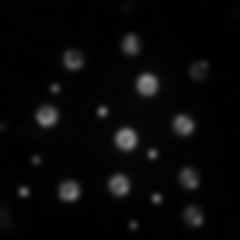
#> input picture analysis/outputs/run_001/difference_map/photo_0001_difference_map.png, 240 x 240 px; its folder holds only this picture in this run
$ python particle_analysis.py --input-dir ../outputs/run_001/difference_map --background-dir ../outputs/run_001/difference_map --output-dir out --fov-width-mm 1.0 --fov-height-mm 1.0
#> lines starting #> are read from the running program, lines starting #| are printed output that depends on the picture
#!/usr/bin/env python3
"""
Particle analysis pipeline for the ESP32-CAM Imaging Subsystem.

This script compares captured particle images against background images,
segments particles using grayscale difference and edge information, classifies
particles as circle, rod or irregular, and exports measurement tables and
visual debugging outputs.

The pipeline is designed for repeatable analysis runs:
- input images and background images are selected using command-line arguments;
- output folders are generated dynamically for every run;
- filenames use clean research/reporting names rather than temporary test labels;
- shape measurements are exported to CSV for report tables and further analysis.

Classes:
    circle      -> compact particles, including imperfect circles, ovals,
                   partial circles and semi-circles
    rod         -> long, narrow particles/sticks
    irregular   -> concave or rough particles that are not circle/rod-like

Detection uses grayscale information only. Colour images are used only for
annotated visual outputs.
"""

import argparse
import csv
import json
import math
from pathlib import Path
from typing import Dict, List, Tuple

import cv2
import numpy as np


IMAGE_EXTS = {".jpg", ".jpeg", ".png", ".bmp", ".tif", ".tiff", ".webp"}


# =============================================================================
# Arguments
# =============================================================================

def parse_args():
    p = argparse.ArgumentParser(
        description="Particle detector for circle, rod and irregular particles"
    )

    p.add_argument("--input-dir", required=True, help="Folder containing particle test images")
    p.add_argument("--background-dir", required=True, help="Folder containing no-particle background images")
    p.add_argument("--output-dir", required=True, help="Output folder")

    p.add_argument("--fov-width-mm", type=float, required=True, help="Physical width represented by full image")
    p.add_argument("--fov-height-mm", type=float, required=True, help="Physical height represented by full image")

    # Segmentation parameters
    p.add_argument("--min-area-px", type=float, default=45.0)
    p.add_argument("--max-area-px", type=float, default=12000.0)
    p.add_argument("--diff-sigma", type=float, default=3.0)
    p.add_argument("--min-diff-threshold", type=int, default=8)
    p.add_argument("--canny-low", type=int, default=20)
    p.add_argument("--canny-high", type=int, default=60)
    p.add_argument("--edge-dilate-k", type=int, default=3)
    p.add_argument("--close-k", type=int, default=5)
    p.add_argument("--open-k", type=int, default=3)

    # Optional: useful when testing exactly 3 physical objects.
    p.add_argument(
        "--expected-particles",
        type=int,
        default=0,
        help="If >0, keep only this many strongest detections per image"
    )

    # Rod rules. Rods must be clearly long and narrow.
    p.add_argument("--rod-aspect-min", type=float, default=2.35)
    p.add_argument("--rod-pca-ratio-min", type=float, default=2.45)
    p.add_argument("--min-rod-length-px", type=float, default=22.0)
    p.add_argument("--max-rod-width-px", type=float, default=18.0)
    p.add_argument("--rod-rectangularity-min", type=float, default=0.25)

    # Irregular shape rules.
    p.add_argument("--irregular-defects-min", type=int, default=3)
    p.add_argument("--irregular-solidity-max", type=float, default=0.86)
    p.add_argument("--irregular-radial-cv-min", type=float, default=0.12)
    p.add_argument("--irregular-min-defect-depth-px", type=float, default=1.5)
    p.add_argument("--irregular-hull-roughness-min", type=float, default=1.05)

    # Circle fallback. Anything compact and not irregular/rod becomes circle.
    p.add_argument("--circle-compact-aspect-max", type=float, default=2.20)
    p.add_argument("--circle-compact-pca-max", type=float, default=2.45)

    # Only ignore the fixed top-right LED/reflection artefact.
    p.add_argument(
        "--ignore-top-right-corner-px",
        type=int,
        default=34,
        help="Ignore only the fixed top-right LED/reflection artefact. Set 0 to disable."
    )

    p.add_argument("--no-labels", action="store_true", help="Draw shapes without text labels")

    return p.parse_args()


# =============================================================================
# Basic utilities
# =============================================================================

def ensure_dir(path: Path):
    path.mkdir(parents=True, exist_ok=True)


def list_images(folder: Path) -> List[Path]:
    return sorted([p for p in folder.iterdir() if p.suffix.lower() in IMAGE_EXTS])


def read_color(path: Path) -> np.ndarray:
    img = cv2.imread(str(path), cv2.IMREAD_COLOR)
    if img is None:
        raise ValueError(f"Could not read image: {path}")
    return img


def read_gray(path: Path) -> np.ndarray:
    img = cv2.imread(str(path), cv2.IMREAD_GRAYSCALE)
    if img is None:
        raise ValueError(f"Could not read image: {path}")
    return img


def odd_kernel_from_sigma(sigma: float) -> int:
    k = max(3, int(round(4 * sigma + 1)))
    return k if k % 2 == 1 else k + 1


def build_background_model(bg_dir: Path) -> Tuple[np.ndarray, int]:
    files = list_images(bg_dir)
    if not files:
        raise ValueError(f"No background images found in: {bg_dir}")

    stack = []
    base_shape = None

    for file in files:
        gray = read_gray(file)

        if base_shape is None:
            base_shape = gray.shape
        elif gray.shape != base_shape:
            gray = cv2.resize(
                gray,
                (base_shape[1], base_shape[0]),
                interpolation=cv2.INTER_AREA
            )

        stack.append(gray)

    background = np.median(np.stack(stack, axis=0), axis=0).astype(np.uint8)
    return background, len(files)


# =============================================================================
# Top-right LED/reflection exclusion
# =============================================================================

def apply_exclusion_zones(mask: np.ndarray, args) -> np.ndarray:
    """
    Remove only the fixed top-right LED/reflection artefact.

    The other edges/corners are not removed because real rods may appear there.
    """
    cleaned = mask.copy()
    h, w = cleaned.shape[:2]

    top_right = max(0, int(args.ignore_top_right_corner_px))

    if top_right > 0:
        cleaned[0:top_right, max(0, w - top_right):w] = 0

    return cleaned


# [15 lines left out: function component_inside_top_right_exclusion, not called in this run]


# =============================================================================
# Segmentation
# =============================================================================

def make_difference_map(
    gray: np.ndarray,
    background: np.ndarray,
    sigma: float
) -> Tuple[np.ndarray, np.ndarray]:

    if background.shape != gray.shape:
        background = cv2.resize(
            background,
            (gray.shape[1], gray.shape[0]),
            interpolation=cv2.INTER_AREA
        )

    diff_raw = cv2.absdiff(gray, background)

    k = odd_kernel_from_sigma(sigma)
    diff_blur = cv2.GaussianBlur(
        diff_raw,
        (k, k),
        sigmaX=sigma,
        sigmaY=sigma
    )

    return diff_raw, diff_blur


def threshold_difference(
    diff_blur: np.ndarray,
    min_threshold: int
) -> Tuple[int, np.ndarray]:

    otsu_threshold, _ = cv2.threshold(
        diff_blur,
        0,
        255,
        cv2.THRESH_BINARY + cv2.THRESH_OTSU
    )

    threshold_value = max(int(otsu_threshold), int(min_threshold))

    _, region_mask = cv2.threshold(
        diff_blur,
        threshold_value,
        255,
        cv2.THRESH_BINARY
    )

    return threshold_value, region_mask


def fill_edge_contours(edge_mask: np.ndarray) -> np.ndarray:
    contours, _ = cv2.findContours(
        edge_mask,
        cv2.RETR_EXTERNAL,
        cv2.CHAIN_APPROX_SIMPLE
    )

    filled = np.zeros_like(edge_mask)

    if contours:
        cv2.drawContours(
            filled,
            contours,
            -1,
            255,
            thickness=cv2.FILLED
        )

    return filled


def make_particle_mask(
    diff_blur: np.ndarray,
    region_mask: np.ndarray,
    args
) -> Tuple[np.ndarray, np.ndarray, np.ndarray]:

    edges = cv2.Canny(
        diff_blur,
        args.canny_low,
        args.canny_high
    )

    if args.edge_dilate_k > 1:
        k = cv2.getStructuringElement(
            cv2.MORPH_ELLIPSE,
            (args.edge_dilate_k, args.edge_dilate_k)
        )
        edges = cv2.dilate(edges, k, iterations=1)

    filled_edges = fill_edge_contours(edges)

    combined = cv2.bitwise_or(region_mask, filled_edges)

    # Remove only top-right LED/reflection artefact.
    combined = apply_exclusion_zones(combined, args)

    if args.close_k > 1:
        k = cv2.getStructuringElement(
            cv2.MORPH_ELLIPSE,
            (args.close_k, args.close_k)
        )
        combined = cv2.morphologyEx(
            combined,
            cv2.MORPH_CLOSE,
            k,
            iterations=1
        )

    if args.open_k > 1:
        k = cv2.getStructuringElement(
            cv2.MORPH_ELLIPSE,
            (args.open_k, args.open_k)
        )
        combined = cv2.morphologyEx(
            combined,
            cv2.MORPH_OPEN,
            k,
            iterations=1
        )

    # Apply again after morphology because closing can regrow pixels near the corner.
    combined = apply_exclusion_zones(combined, args)

    return edges, filled_edges, combined


# =============================================================================
# Shape features
# =============================================================================

# [355 lines left out: functions pca_features, convexity_defect_features, radial_variation, contour_features, classify_particle_shape, draw_detection, not called in this run]


def save_preview_grid(
    out_path: Path,
    images: List[np.ndarray],
    titles: List[str]
):
    tiles = []

    for i, im in enumerate(images):
        if im.ndim == 2:
            vis = cv2.cvtColor(im, cv2.COLOR_GRAY2BGR)
        else:
            vis = im.copy()

        vis = cv2.resize(
            vis,
            (240, 240),
            interpolation=cv2.INTER_AREA
        )

        if i < len(titles):
            cv2.putText(
                vis,
                titles[i],
                (7, 18),
                cv2.FONT_HERSHEY_SIMPLEX,
                0.48,
                (0, 255, 255),
                1,
                cv2.LINE_AA
            )

        tiles.append(vis)

    while len(tiles) < 6:
        tiles.append(np.zeros((240, 240, 3), dtype=np.uint8))

    grid = np.vstack([
        np.hstack(tiles[:3]),
        np.hstack(tiles[3:6])
    ])

    cv2.imwrite(str(out_path), grid)


def write_csv(path: Path, rows: List[Dict]):
    if not rows:
        path.write_text("", encoding="utf-8")
        return

    fieldnames = []

    for row in rows:
        for key in row.keys():
            if key not in fieldnames:
                fieldnames.append(key)

    with open(path, "w", newline="", encoding="utf-8") as f:
        writer = csv.DictWriter(f, fieldnames=fieldnames)
        writer.writeheader()
        writer.writerows(rows)


# =============================================================================
# Main
# =============================================================================

def main():
    args = parse_args()

    input_dir = Path(args.input_dir)
    background_dir = Path(args.background_dir)
    output_dir = Path(args.output_dir)

    dirs = {
        "grayscale": output_dir / "grayscale",
        "difference": output_dir / "difference_map",
        "edges": output_dir / "edges",
        "mask": output_dir / "particle_mask",
        "overlay": output_dir / "annotated_overlay",
        "preview": output_dir / "preview_grid",
        "debug": output_dir / "debug",
    }

    for d in dirs.values():
        ensure_dir(d)

    background, bg_count = build_background_model(background_dir)
#> in read_gray, img is the input picture: shape (240, 240); min 0, max 138, mean 8.4
#> bg_count = 1

    cv2.imwrite(
        str(output_dir / "median_background.png"),
        background
    )

    image_files = list_images(input_dir)

    if not image_files:
        raise ValueError(f"No images found in: {input_dir}")

    first = read_color(image_files[0])

    height, width = first.shape[:2]

    mm_per_px_x = args.fov_width_mm / float(width)
    mm_per_px_y = args.fov_height_mm / float(height)
    area_per_px_mm2 = mm_per_px_x * mm_per_px_y

    run_config = vars(args).copy()

    run_config.update({
        "image_width_px": width,
        "image_height_px": height,
        "mm_per_px_x": mm_per_px_x,
        "mm_per_px_y": mm_per_px_y,
        "area_per_px_mm2": area_per_px_mm2,
        "background_image_count": bg_count,
        "classification_policy": (
            "rod if clearly elongated; irregular if concave/rough; "
            "otherwise circle including imperfect/oval/semi-circle"
        ),
        "exclusion_policy": (
            "only the fixed top-right LED/reflection artefact is excluded"
        ),
    })

    (output_dir / "run_config.json").write_text(
        json.dumps(run_config, indent=2),
        encoding="utf-8"
    )

    all_measurements = []
    summaries = []

    for image_index, image_path in enumerate(image_files, start=1):
        stem = image_path.stem

        color = read_color(image_path)
        gray = cv2.cvtColor(color, cv2.COLOR_BGR2GRAY)

        diff_raw, diff_blur = make_difference_map(
            gray,
            background,
            args.diff_sigma
        )

        threshold_value, region_mask = threshold_difference(
            diff_blur,
            args.min_diff_threshold
        )
#> in threshold_difference, `otsu_threshold, _ = cv2.threshold( diff_blur, 0, 255, cv2.THRESH_BINAR..`: otsu_threshold = 0
#> in threshold_difference, `threshold_value = max(int(otsu_threshold), int(min_threshold))`: threshold_value = 8
#> threshold_value = 8

        edges, filled_edges, particle_mask = make_particle_mask(
            diff_blur,
            region_mask,
            args
        )
#> in fill_edge_contours, `contours, _ = cv2.findContours( edge_mask, cv2.RETR_EXTERNAL, cv2.CHAI..`: contours = []

        contours, _ = cv2.findContours(
            particle_mask,
            cv2.RETR_EXTERNAL,
            cv2.CHAIN_APPROX_SIMPLE
        )
#> contours = []

        detections = []

        for contour in contours:
            features = contour_features(contour, diff_blur)

            if features["area_px"] < args.min_area_px:
                continue

            if features["area_px"] > args.max_area_px:
                continue

            if component_inside_top_right_exclusion(features, gray.shape, args):
                continue

            shape, reason = classify_particle_shape(features, args)

            detections.append({
                "contour": contour,
                "features": features,
                "shape": shape,
                "reason": reason,
            })
#> this loop made 0 passes
#> after the loop, detections = []

        # Optional controlled-test filter.
        detections.sort(
            key=lambda d: d["features"]["confidence_score"],
            reverse=True
        )

        if args.expected_particles and args.expected_particles > 0:
            detections = detections[:args.expected_particles]

        # Stable numbering: top-to-bottom, then left-to-right.
        detections.sort(
            key=lambda d: (
                d["features"]["centroid_y_px"],
                d["features"]["centroid_x_px"]
            )
        )

        annotated = color.copy()

        counts = {
            "circle": 0,
            "rod": 0,
            "irregular": 0
        }

        area_sums = {
            "circle": 0.0,
            "rod": 0.0,
            "irregular": 0.0
        }

        for obj_id, det in enumerate(detections, start=1):
            features = det["features"]
            shape = det["shape"]
            contour = det["contour"]

            draw_detection(
                annotated,
                contour,
                features,
                shape,
                obj_id,
                mm_per_px_x,
                mm_per_px_y,
                draw_labels=not args.no_labels
            )

            area_mm2 = features["area_px"] * area_per_px_mm2
            avg_mm_per_px = (mm_per_px_x + mm_per_px_y) / 2.0

            if shape == "circle":
                (_, _), radius = cv2.minEnclosingCircle(contour)

                primary_size_mm = 2.0 * float(radius) * avg_mm_per_px
                primary_size_name = "circle_diameter_mm"

            elif shape == "rod":
                primary_size_mm = features["major_axis_px"] * avg_mm_per_px
                primary_size_name = "rod_length_mm"

            else:
                primary_size_mm = features["equivalent_diameter_px"] * avg_mm_per_px
                primary_size_name = "irregular_equiv_diameter_mm"

            counts[shape] += 1
            area_sums[shape] += area_mm2

            row = {
                "image_index": image_index,
                "image_name": image_path.name,
                "object_id": obj_id,
                "shape_class": shape,
                "classification_reason": det["reason"],
                "centroid_x_px": round(features["centroid_x_px"], 2),
                "centroid_y_px": round(features["centroid_y_px"], 2),
                "area_px": round(features["area_px"], 2),
                "area_mm2": round(area_mm2, 4),
                "primary_size_name": primary_size_name,
                "primary_size_mm": round(primary_size_mm, 4),
                "equivalent_diameter_px": round(features["equivalent_diameter_px"], 2),
                "equivalent_diameter_mm": round(features["equivalent_diameter_px"] * avg_mm_per_px, 4),
                "major_axis_px": round(features["major_axis_px"], 2),
                "minor_axis_px": round(features["minor_axis_px"], 2),
                "major_axis_mm": round(features["major_axis_px"] * avg_mm_per_px, 4),
                "minor_axis_mm": round(features["minor_axis_px"] * avg_mm_per_px, 4),
                "aspect_ratio": round(features["aspect_ratio"], 4),
                "pca_ratio": round(features["pca_ratio"], 4),
                "circularity": round(features["circularity"], 4),
                "solidity": round(features["solidity"], 4),
                "rectangularity": round(features["rectangularity"], 4),
                "radial_cv": round(features["radial_cv"], 4),
                "convexity_defect_count": features["convexity_defect_count"],
                "max_defect_depth_px": round(features["max_defect_depth_px"], 3),
                "hull_roughness": round(features["hull_roughness"], 4),
                "mean_diff": round(features["mean_diff"], 3),
                "diff_threshold_used": threshold_value,
            }

            all_measurements.append(row)
#> after the loop, all_measurements = []; area_sums = {'circle': 0, 'rod': 0, 'irregular': 0}; counts = {'circle': 0, 'rod': 0, 'irregular': 0}

        summaries.append({
            "image_index": image_index,
            "image_name": image_path.name,
            "circle_count": counts["circle"],
            "rod_count": counts["rod"],
            "irregular_count": counts["irregular"],
            "total_count": sum(counts.values()),
            "circle_total_area_mm2": round(area_sums["circle"], 4),
            "rod_total_area_mm2": round(area_sums["rod"], 4),
            "irregular_total_area_mm2": round(area_sums["irregular"], 4),
            "total_particle_area_mm2": round(sum(area_sums.values()), 4),
            "coverage_percent_of_85x85_fov": round(
                100.0 * sum(area_sums.values()) /
                (args.fov_width_mm * args.fov_height_mm),
                4
            ),
        })

        cv2.imwrite(
            str(dirs["grayscale"] / f"{stem}_grayscale.png"),
            gray
        )

        cv2.imwrite(
            str(dirs["difference"] / f"{stem}_difference_map.png"),
            diff_blur
        )

        cv2.imwrite(
            str(dirs["edges"] / f"{stem}_edges.png"),
            edges
        )

        cv2.imwrite(
            str(dirs["mask"] / f"{stem}_particle_mask.png"),
            particle_mask
        )

        cv2.imwrite(
            str(dirs["overlay"] / f"{stem}_annotated_overlay.png"),
            annotated
        )

        debug_stack = np.hstack([
            cv2.cvtColor(diff_raw, cv2.COLOR_GRAY2BGR),
            cv2.cvtColor(diff_blur, cv2.COLOR_GRAY2BGR),
            cv2.cvtColor(filled_edges, cv2.COLOR_GRAY2BGR),
        ])
#> debug_stack: shape (240, 720, 3); every value is 0

        cv2.imwrite(
            str(dirs["debug"] / f"{stem}_debug_stack.png"),
            debug_stack
        )

        save_preview_grid(
            dirs["preview"] / f"{stem}_preview_grid.png",
            [gray, diff_blur, edges, region_mask, particle_mask, annotated],
            ["grayscale", "difference", "edges", "region", "mask", "overlay"]
        )
#> the loop in save_preview_grid, `for i, im in enumerate(images):` made 6 passes
#> after the loop in save_preview_grid, `for i, im in enumerate(images):`: tiles = 6 items
#> in save_preview_grid, `grid = np.vstack([ np.hstack(tiles[:3]), np.hstack(tiles[3:6]) ])`:
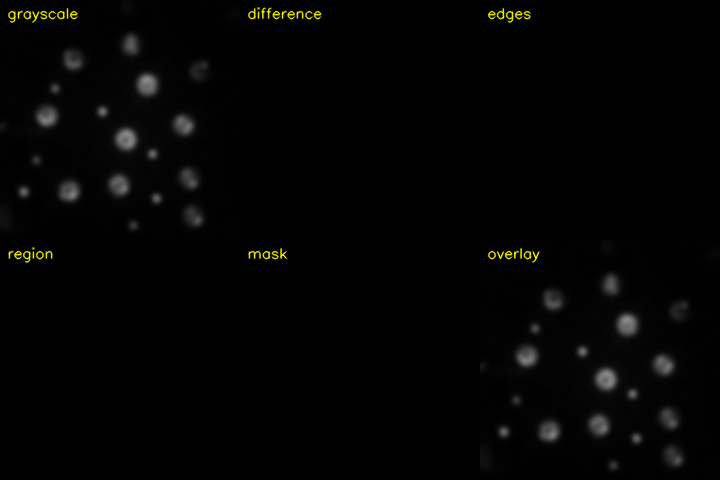
#> grid: shape (480, 720, 3); mean of channels 0, 1, 2 2.8, 3.6, 3.6; drawn as B, G, R

        print(
            f"Processed {image_path.name}: "
            f"total={sum(counts.values())}, "
            f"circle={counts['circle']}, "
            f"rod={counts['rod']}, "
            f"irregular={counts['irregular']}"
        )
#| Processed photo_0001_difference_map.png: total=0, circle=0, rod=0, irregular=0

    write_csv(
        output_dir / "particle_measurements.csv",
        all_measurements
    )

    write_csv(
        output_dir / "image_summary.csv",
        summaries
    )
#> the loop in write_csv (call 2), `for row in rows:` made 1 pass

    print("\nDone.")
    print(f"Measurements: {output_dir / 'particle_measurements.csv'}")
    print(f"Summary:      {output_dir / 'image_summary.csv'}")
    print(f"Overlays:     {dirs['overlay']}")
    print(f"Previews:     {dirs['preview']}")


if __name__ == "__main__":
    main()
